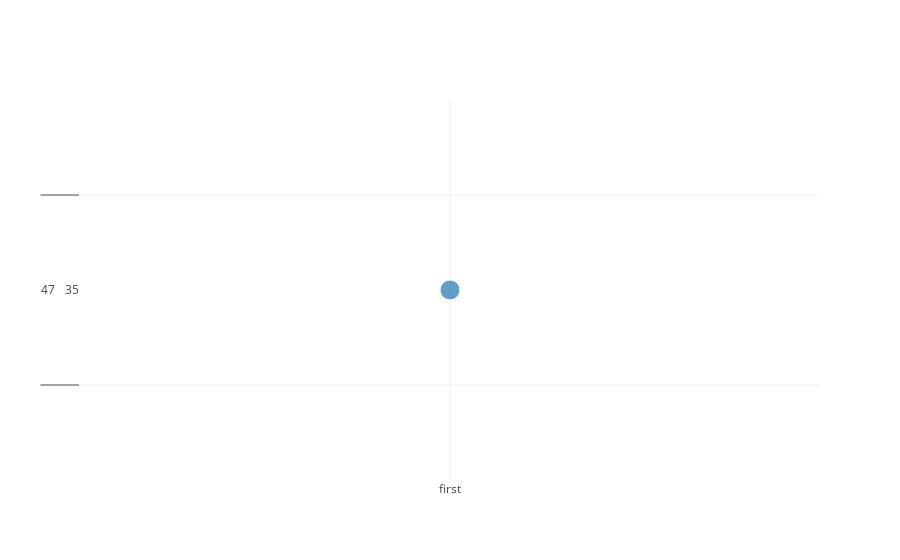

The notebook cell saved with this chart:
### Markdown cell above
## New data visualizations (Bubble Chart)

### Code cell
from plotly.offline import download_plotlyjs, init_notebook_mode, plot, iplot
init_notebook_mode(connected=True) 

sample_dataframe = dataframe.sample(n = 1000, random_state = 42)

final_dataframe = sample_dataframe[(sample_dataframe['counts'] > 20)][0:15]

x = final_dataframe ['terms'].values.tolist()

y = final_dataframe ['counts'].values.tolist()

trace0 = go.Scatter(
    x=x,
    y=y,
    mode='markers',marker=dict(
        size=[20,20,20,20,20,20,20,20,20,20,20,20,20,20,20],
    )
       
)

data = [trace0]
py.offline.iplot(data, filename='bubblechart')

### Figure 1 — Plotly figure (JSON) as saved in the notebook; plotly's stock layout.template omitted (floating-point values rounded to 4 significant figures)
{"data": [{"marker": {"size": [20, 20, 20, 20, 20, 20, 20, 20, 20, 20, 20, 20, 20, 20, 20]}, "mode": "markers", "type": "scatter", "uid": "bd5ea700-e02b-11e8-84f2-9b8878a1e716", "x": ["first", "little", "got", "be", "at", "delicious", "highly", "always", "friendly", "character", "films", "far", "good", "absolutely", "lot"], "y": [[47], [35], [39], [148], [135], [23], [23], [24], [29], [24], [24], [27], [230], [21], [25]]}], "layout": {}}
